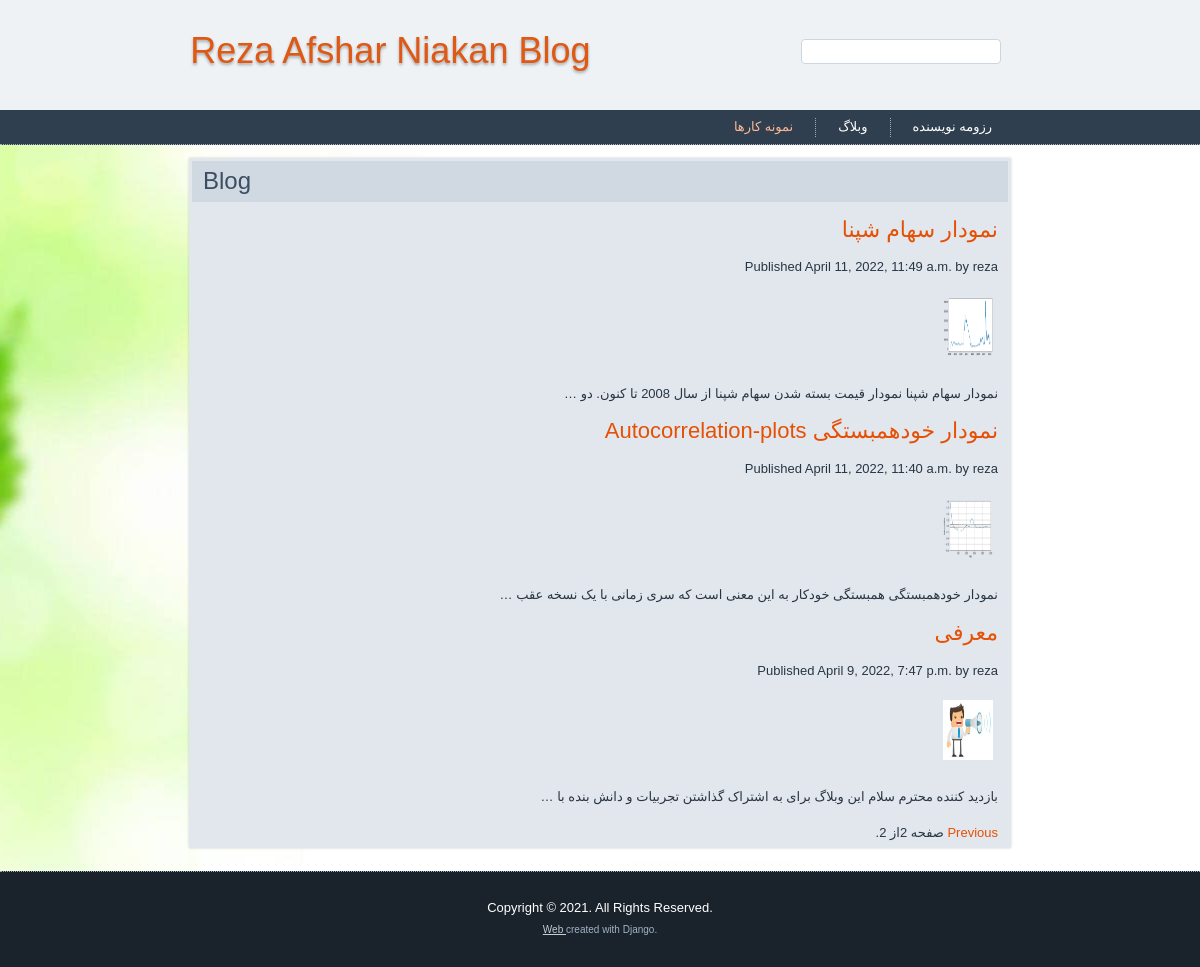
Screenshot of /?page=2 with the database file from the repository.
### blogM/models.py (models this page shows, shortened)
class Post(models.Model):
    STATUS_CHOICES = (
        ('draft', 'Draft'),
        ('published', 'Published'),)
    title = models.CharField(max_length=250)
    slug = models.SlugField(max_length=250,
    unique_for_date='publish')
    author = models.ForeignKey(User,
    on_delete=models.CASCADE,
    related_name='blog_posts')
    body = models.TextField()
    image = models.ImageField(upload_to='blogM/images/')
    file=models.FileField(upload_to ='blogM/staticfile/',blank=True)
    publish = models.DateTimeField(default=timezone.now)
    created = models.DateTimeField(auto_now_add=True)
    updated = models.DateTimeField(auto_now=True)
    status = models.CharField(max_length=10,
    choices=STATUS_CHOICES,default='draft')
    class Meta:
        ordering = ('-publish',)
    objects = models.Manager()
    published = PublishedManager()
    def get_absolute_url(self):
        return reverse('blogm:post_detail',args=[self.publish.year, self.publish.month, self.publish.day, self.slug])

### blogM/views.py (the view)
# urls.py: path('', views.post_list, name='post_list'),
def post_list(request):
    object_list = Post.published.all()
    paginator = Paginator(object_list, 3) # 3 posts in each page
    page = request.GET.get('page')
    try:
        posts = paginator.page(page)
    except PageNotAnInteger:
        posts = paginator.page(1)
    except EmptyPage:
        posts = paginator.page(paginator.num_pages)
    return render(request,'blog/post/list.html',{'page': page,'posts': posts})

### blogM/models.py (called while the page is built)
    def get_queryset(self):
        return super(PublishedManager,self).get_queryset().filter(status='published')

### blogM/templates/blog/post/list.html (shortened to what this page needs)
{% extends "blog/base.html" %}
{% block content %}
{% for post in posts %}
<h2>
<a href="{{ post.get_absolute_url }}">
{{ post.title }}
</a>
</h2>
<p class="date">
Published {{ post.publish }} by {{ post.author }}
</p>
{% if post.image.url  %}
<img src="{{ post.image.url }}" width="50px" height="60px">
{% endif %}
{{ post.body|truncatewords:15|linebreaks }}
{% endfor %}
{% include "pagination.html" with page=posts %}
{% endblock %}

### portfolio/static/style.css (style rules this page uses)
h1, h2, h3, h4, h5, h6, p, a, ul, ol, li { margin: 0; padding: 0; }
.art-postcontent, .art-postcontent li, .art-postcontent table, .art-postcontent a, .art-postcontent a:link, .art-postcontent a:visited, .art-postcontent a.visited, .art-postcontent a:hover, .art-postcontent a.hovered { font-family: Arial, 'Arial Unicode MS', Helvetica, Sans-Serif; line-height: 175%; }
.art-postcontent p { margin: 13px 0; }
.art-postcontent h1, .art-postcontent h1 a, .art-postcontent h1 a:link, .art-postcontent h1 a:visited, .art-postcontent h1 a:hover, .art-postcontent h2, .art-postcontent h2 a, .art-postcontent h2 a:link, .art-postcontent h2 a:visited, .art-postcontent h2 a:hover, .art-postcontent h3, .art-postcontent h3 a, .art-postcontent h3 a:link, .art-postcontent h3 a:visited, .art-postcontent h3 a:hover, .art-postcontent h4, .art-postcontent h4 a, .art-postcontent h4 a:link, .art-postcontent h4 a:visited, .art-postcontent h4 a:hover, .art-postcontent h5, .art-postcontent h5 a, .art-postcontent h5 a:link, .art-postcontent h5 a:visited, .art-postcontent h5 a:hover, .art-postcontent h6, .art-postcontent h6 a, .art-postcontent h6 a:link, .art-postcontent h6 a:visited, .art-postcontent h6 a:hover, .art-blockheader .t, .art-blockheader .t a, .art-blockheader .t a:link, .art-blockheader .t a:visited, .art-blockheader .t a:hover, .art-vmenublockheader .t, .art-vmenublockheader .t a, .art-vmenublockheader .t a:link, .art-vmenublockheader .t a:visited, .art-vmenublockheader .t a:hover, .art-headline, .art-headline a, .art-headline a:link, .art-headline a:visited, .art-headline a:hover, .art-slogan, .art-slogan a, .art-slogan a:link, .art-slogan a:visited, .art-slogan a:hover, .art-postheader, .art-postheader a, .art-postheader a:link, .art-postheader a:visited, .art-postheader a:hover { font-size: 22px; font-family: Arial, 'Arial Unicode MS', Helvetica, Sans-Serif; font-weight: normal; font-style: normal; line-height: 120%; }
.art-postcontent a, .art-postcontent a:link { font-family: Arial, 'Arial Unicode MS', Helvetica, Sans-Serif; text-decoration: none; color: #E65005; }
.art-postcontent h2 { color: #7E8FA0; margin: 10px 0 0; font-size: 22px; font-family: Arial, 'Arial Unicode MS', Helvetica, Sans-Serif; }
.art-postcontent h2 a, .art-postcontent h2 a:link, .art-postcontent h2 a:hover, .art-postcontent h2 a:visited, .art-blockcontent h2 a, .art-blockcontent h2 a:link, .art-blockcontent h2 a:hover, .art-blockcontent h2 a:visited { font-size: 22px; font-family: Arial, 'Arial Unicode MS', Helvetica, Sans-Serif; }
html, body { height: 100%; }
html { -ms-text-size-adjust: 100%; -webkit-text-size-adjust: 100%; }
body { padding: 0; margin:0; min-width: 700px; color: #283543; }
.art-article img, img.art-article, .art-block img, .art-footer img { margin: 5px 5px 5px 5px; }

### rows the page displays
Post: title "نمودار سهام شپنا", publish "April 11, 2022, 11:49 a.m.", author "reza", image (picture), body "نمودار سهام شپنا نمودار قیمت بسته شدن سهام شپنا از سال 2008 تا کنون. دو …"
Post: title "نمودار خودهمبستگی Autocorrelation-plots", publish "April 11, 2022, 11:40 a.m.", author "reza", image (picture), body "نمودار خودهمبستگی همبستگی خودکار به این معنی است که سری زمانی با یک نسخه عقب …"
Post: title "معرفی", publish "April 9, 2022, 7:47 p.m.", author "reza", image (picture), body "بازدید کننده محترم سلام این وبلاگ برای به اشتراک گذاشتن تجربیات و دانش بنده با …"

### other values shown
{{ page.number }} "2"
{{ page.paginator.num_pages }} "2"
